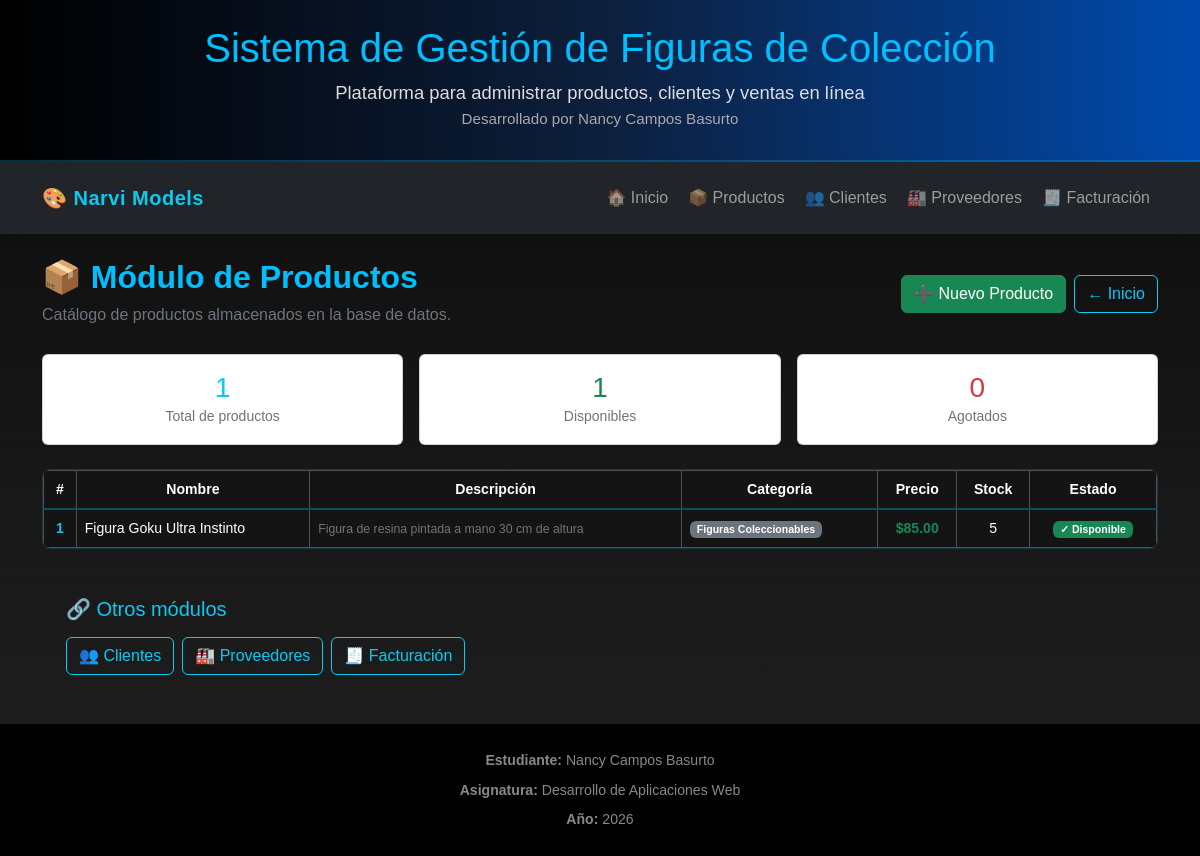
The page /productos on the database its author committed.
### tables this page shows
CREATE TABLE productos (
            id INTEGER PRIMARY KEY AUTOINCREMENT,
            nombre TEXT NOT NULL,
            descripcion TEXT NOT NULL,
            categoria TEXT NOT NULL,
            precio REAL NOT NULL,
            stock INTEGER NOT NULL
        );

### app.py (the view)
@app.route('/productos')
def productos():
    conn = get_db()
    cursor = conn.cursor()
    cursor.execute('SELECT * FROM productos ORDER BY id DESC')
    productos_db = cursor.fetchall()
    conn.close()
    return render_template('productos.html',
        productos=productos_db,
        **contexto()
    )

### app.py (called while the page is built)
def get_db():
    conn = sqlite3.connect(DB_PATH)
    conn.row_factory = sqlite3.Row
    return conn

def contexto():
    return {
        'nombre_sistema': 'Sistema de Gestion de Figuras de Coleccion',
        'estudiante': 'Nancy Campos Basurto',
        'asignatura': 'Desarrollo de Aplicaciones Web',
        'anio': '2026',
        'info_sistema': {
            'descripcion': 'Sistema web para gestion de figuras coleccionables',
            'version': '3.0'
        }
    }

### templates/productos.html (shortened to what this page needs)
{% extends "base.html" %}
{% block content %}
<div class="container">
    <div class="d-flex justify-content-between align-items-center mb-4 flex-wrap gap-2">
        <div>
            <h2 class="mb-1">📦 Módulo de Productos</h2>
            <p class="text-secondary mb-0">Catálogo de productos almacenados en la base de datos.</p>
        </div>
        <div class="d-flex gap-2">
            <a href="/productos/nuevo" class="btn btn-success">➕ Nuevo Producto</a>
            <a href="/" class="btn btn-outline-info">← Inicio</a>
        </div>
    </div>
    <div class="row g-3 mb-4">
        <div class="col-md-4">
            <div class="card text-center modulo-card">
                <div class="card-body py-3">
                    <h3 class="text-info mb-0">{{ productos | length }}</h3>
                    <small class="text-secondary">Total de productos</small>
                </div>
            </div>
        </div>
        <div class="col-md-4">
            <div class="card text-center modulo-card">
                <div class="card-body py-3">
                    <h3 class="text-success mb-0">
                        {% set disponibles = [] %}
                        {% for p in productos %}
                            {% if p['stock'] > 0 %}
                                {% set _ = disponibles.append(p) %}
                            {% endif %}
                        {% endfor %}
                        {{ disponibles | length }}
                    </h3>
                    <small class="text-secondary">Disponibles</small>
                </div>
            </div>
        </div>
        <div class="col-md-4">
            <div class="card text-center modulo-card">
                <div class="card-body py-3">
                    <h3 class="text-danger mb-0">
                        {% set agotados = [] %}
                        {% for p in productos %}
                            {% if p['stock'] == 0 %}
                                {% set _ = agotados.append(p) %}
                            {% endif %}
                        {% endfor %}
                        {{ agotados | length }}
                    </h3>
                    <small class="text-secondary">Agotados</small>
                </div>
            </div>
        </div>
    </div>
    <div class="tabla-wrapper mb-4">
        <table class="table table-dark table-hover table-bordered mb-0 align-middle">
            <thead>
                <tr class="text-info text-center">
                    <th>#</th>
                    <th>Nombre</th>
                    <th>Descripción</th>
                    <th>Categoría</th>
                    <th>Precio</th>
                    <th>Stock</th>
                    <th>Estado</th>
                </tr>
            </thead>
            <tbody>
                {% if productos %}
                    {% for producto in productos %}
                    <tr>
                        <td class="text-center text-info fw-bold">{{ producto['id'] }}</td>
                        <td>{{ producto['nombre'] | title }}</td>
                        <td class="small text-secondary">{{ producto['descripcion'] }}</td>
                        <td><span class="badge bg-secondary">{{ producto['categoria'] }}</span></td>
                        <td class="text-center text-success fw-semibold">
                            ${{ "%.2f"|format(producto['precio']) }}
                        </td>
                        <td class="text-center">{{ producto['stock'] }}</td>
                        <td class="text-center">
                            {% if producto['stock'] > 0 %}
                                <span class="badge bg-success">✓ Disponible</span>
                            {% else %}
                                <span class="badge bg-danger">✗ Agotado</span>
                            {% endif %}
                        </td>
                    </tr>
                    {% endfor %}
                {% endif %}
            </tbody>
        </table>
    </div>
    <div class="mt-4 p-4 modulo-nav rounded">
        <h5 class="text-info mb-3">🔗 Otros módulos</h5>
        <div class="d-flex flex-wrap gap-2">
            <a href="/clientes" class="btn btn-outline-info">👥 Clientes</a>
            <a href="/proveedores" class="btn btn-outline-info">🏭 Proveedores</a>
            <a href="/facturacion" class="btn btn-outline-info">🧾 Facturación</a>
        </div>
    </div>
</div>
{% endblock %}

### templates/base.html (shortened to what this page needs)
<!DOCTYPE html>
<html lang="es">
<head>
    <link href="https://cdn.jsdelivr.net/npm/bootstrap@5.3.8/dist/css/bootstrap.min.css" rel="stylesheet">
    <link rel="stylesheet" href="{{ url_for('static', filename='css/style.css') }}">
</head>
<body>
<header class="text-center py-4">
    <h1>Sistema de Gestión de Figuras de Colección</h1>
    <h2>Plataforma para administrar productos, clientes y ventas en línea</h2>
    <h3>Desarrollado por Nancy Campos Basurto</h3>
</header>
{% include "components/navbar.html" %}
<main class="py-4">
    {% block content %}
    {% endblock %}
</main>
{% include "components/footer.html" %}
</body>
</html>

### templates/components/navbar.html (shortened to what this page needs)
<nav class="navbar navbar-expand-lg navbar-dark bg-dark sticky-top shadow">
    <div class="container">
        <a class="navbar-brand fw-bold text-info" href="/">🎨 Narvi Models</a>
        <div class="collapse navbar-collapse" id="menuBase">
            <ul class="navbar-nav ms-auto gap-1">
                <li class="nav-item">
                    <a class="nav-link" href="/">🏠 Inicio</a>
                </li>
                <li class="nav-item">
                    <a class="nav-link" href="/productos">📦 Productos</a>
                </li>
                <li class="nav-item">
                    <a class="nav-link" href="/clientes">👥 Clientes</a>
                </li>
                <li class="nav-item">
                    <a class="nav-link" href="/proveedores">🏭 Proveedores</a>
                </li>
                <li class="nav-item">
                    <a class="nav-link" href="/facturacion">🧾 Facturación</a>
                </li>
            </ul>
        </div>
    </div>
</nav>

### templates/components/footer.html
<footer class="text-center py-4">
    <div class="container">
        <p class="mb-1"><strong>Estudiante:</strong> Nancy Campos Basurto</p>
        <p class="mb-1"><strong>Asignatura:</strong> Desarrollo de Aplicaciones Web</p>
        <p class="mb-0"><strong>Año:</strong> 2026</p>
    </div>
</footer>

### static/css/style.css (style rules this page uses)
* { margin: 0; padding: 0; box-sizing: border-box; font-family: Arial, Helvetica, sans-serif; }
html { scroll-behavior: smooth; }
body { background: linear-gradient(to bottom, #0b0b0b, #161616, #202020); color: #dddddd; }
header { background: linear-gradient(90deg, #000000, #0d1f3c, #004aad); text-align: center; padding: 50px 20px; border-bottom: 2px solid #00bfff44; }
header h1 { font-size: 2.5rem; color: #00bfff; margin-bottom: 10px; }
header h2 { font-size: 1.15rem; color: #dddddd; font-weight: normal; margin-bottom: 6px; }
header h3 { font-size: 0.95rem; color: #aaaaaa; font-weight: normal; }
h2 { color: #00bfff; font-weight: bold; }
.navbar-brand { letter-spacing: 0.5px; }
p { line-height: 1.8; color: #cccccc; }
.tabla-wrapper { border-radius: 8px; overflow: hidden; border: 1px solid #00bfff33; }
.table-dark { --bs-table-bg: #141414; --bs-table-hover-bg: #1a2a3a; font-size: 0.88rem; }
.table-dark thead tr th { border-bottom: 2px solid #00bfff55; }
footer { background: #000000; border-top: 1px solid #00bfff33; padding: 25px; text-align: center; }
footer p { color: #888888; font-size: 0.88rem; margin-bottom: 3px; }
li { margin: 8px 0; color: #cccccc; }

### rows shown on the page
productos: id "1", nombre "Figura Goku Ultra Instinto", descripcion "Figura de resina pintada a mano 30 cm de altura", categoria "Figuras Coleccionables", precio "85.00", stock "5", shows "✓ Disponible"

### other values the page prints
{{ productos | length }} "1"
{{ disponibles | length }} "1"
{{ agotados | length }} "0"
